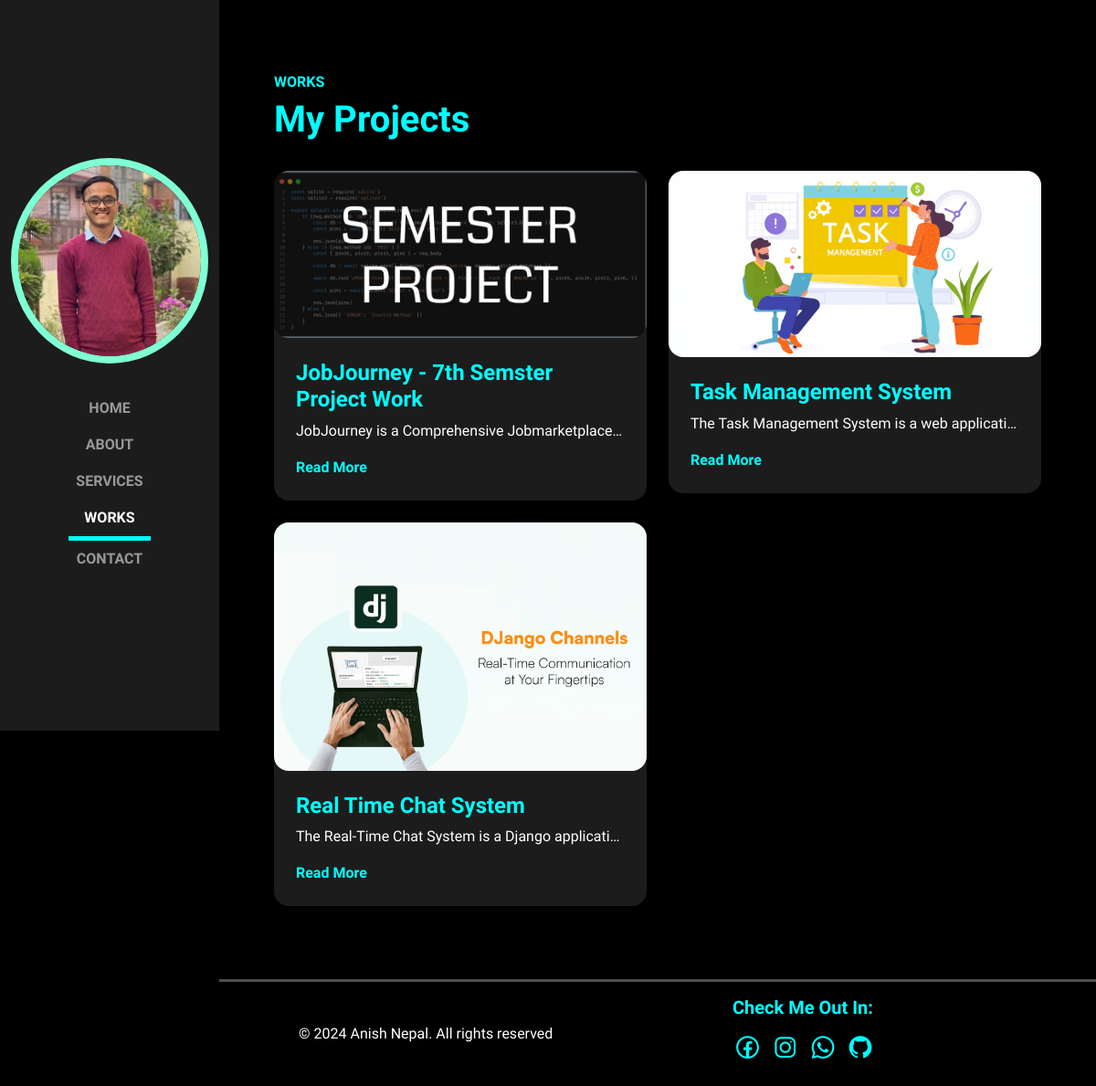
The page /works/ on the database as committed earlier.
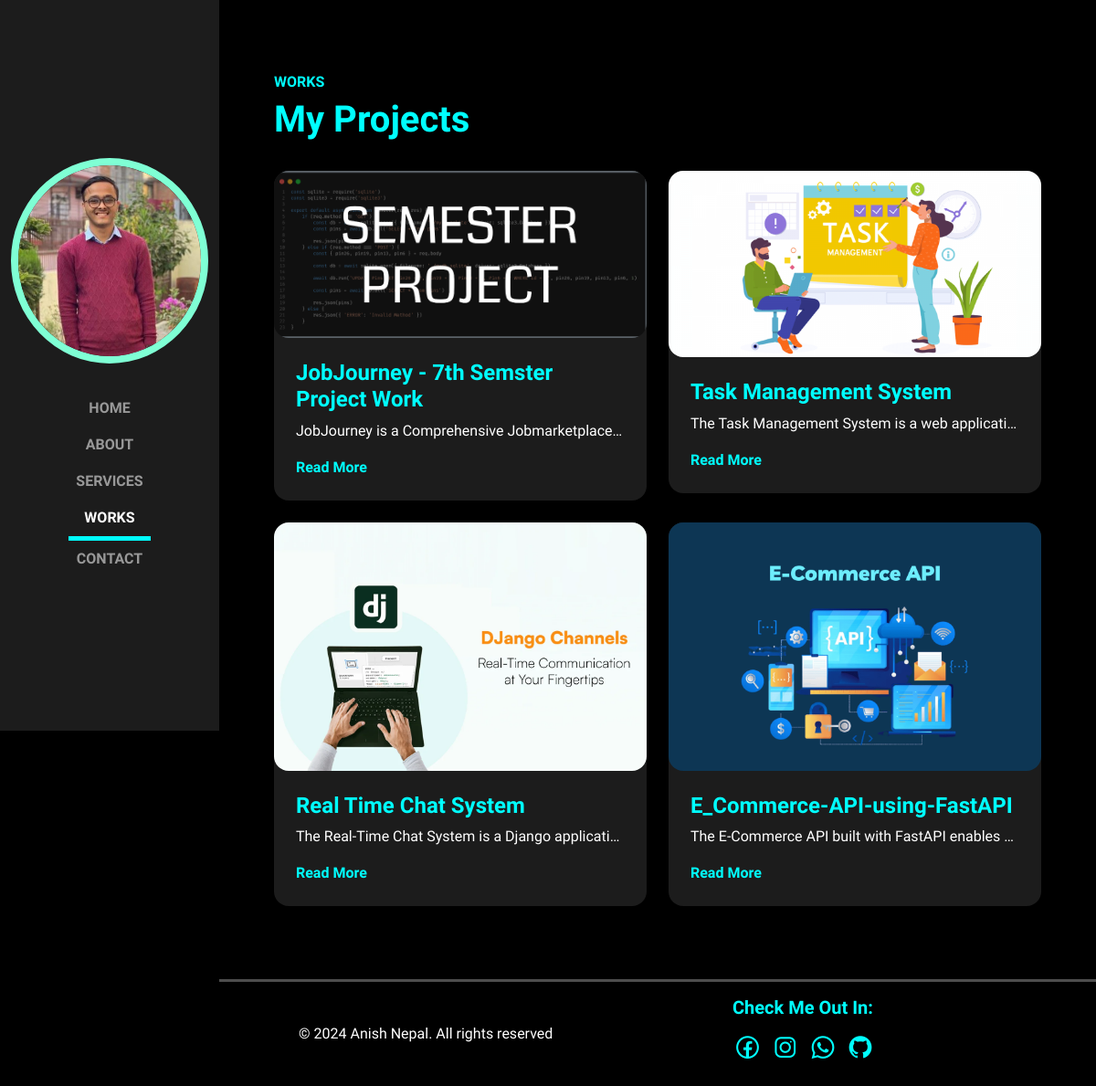
The same page on the database as committed later.
### myapp/models.py (models this page shows, shortened)
class Works(models.Model):
    image=models.ImageField(upload_to='image')
    work_title=models.CharField(max_length=255)
    description=models.TextField()

### myapp/views.py (the view)
# urls.py: path("works/", works, name="works"),
def works(request):
    data = Works.objects.all()
    return render(request, "myhtml/works.html", {"date": date, "data": data})

### myapp/templates/myhtml/works.html
{% extends "base.html" %} {% load static %} {% block content %}
<section class="px-lg-5 full-width">
  <div class="container">
    <div class="row pb-4" data-aos="fade-up">
      <div class="col-lg-8">
        <h6>WORKS</h6>
        <h1>My Projects</h1>
      </div>
    </div>
    <div class="row gy-4" data-aos="fade-up" data-aos-delay="300">
      {% for i in data %}
      <div class="col-md-6">
        <div class="rounded-4 card-custom shadow-effect">
          <div class="rounded-4 card-custom-image">
            <img class="rounded-4" src="{{i.image.url}}" alt="card" />
          </div>
          <div class="p-4 card-custom-content">
            <h4>{{i.work_title}}</h4>
            <p class="text-truncate">{{i.description}}</p>
            <a
              href="https://github.com/Anish-lm10"
              target="_blank"
              class="link-custom"
              >Read More</a
            >
          </div>
        </div>
      </div>
      {% endfor %}
    </div>
  </div>
</section>
{% endblock content %}

### myapp/templates/base.html (shortened to what this page needs)
<!DOCTYPE html>
{% load static %}
<html lang="en">
  <head>
    <link
      rel="stylesheet"
      href="https://cdn.jsdelivr.net/npm/alertifyjs@1.14.0/build/css/alertify.min.css"
    />
    <link
      rel="stylesheet"
      href="https://cdn.jsdelivr.net/npm/alertifyjs@1.14.0/build/css/themes/default.min.css"
    />
    <link rel="stylesheet" href="{% static 'css/bootstrap.min.css' %}" />
    <link rel="stylesheet" href="{% static 'css/aos.css' %}" />
    <link rel="stylesheet" href="{% static 'css/line-awesome.min.css' %}" />
    <link rel="stylesheet" href="{% static 'css/style.css' %}" />
  </head>
  <body>
    <nav class="navbar navbar-expand-lg navbar-dark fixed-top">
      <div class="container flex-lg-column">
        <a class="navbar-brand mx-lg-auto mb-lg-4" href="{% url 'home' %}">
          <img
            src="{% static 'images/photomy.jpg' %}"
            class="d-none d-lg-block rounded-circle"
            alt="my_photo"
          />
        </a>
        <div class="collapse navbar-collapse" id="navbarNav">
          <ul class="navbar-nav ms-auto flex-lg-column text-lg-center">
            <li class="nav-item">
              <a
                class="nav-link {% if request.path == '/' %} active {% endif %}"
                href="{% url 'home' %}"
                >Home</a
              >
            </li>
            <li class="nav-item">
              <a
                class="nav-link {% if request.path == '/about/' %} active {% endif %}"
                href="{% url 'about' %}"
                >About</a
              >
            </li>
            <li class="nav-item">
              <a
                class="nav-link {% if request.path == '/services/' %} active {% endif %}"
                href="{% url 'services' %}"
                >Services</a
              >
            </li>
            <li class="nav-item">
              <a
                class="nav-link {% if request.path == '/works/' %} active {% endif %}"
                href="{% url 'works' %}"
                >Works</a
              >
            </li>
            <li class="nav-item">
              <a
                class="nav-link {% if request.path == '/contact/' %} active {% endif %}"
                href="{% url 'contact' %}"
                >Contact</a
              >
            </li>
          </ul>
        </div>
      </div>
    </nav>
    <div id="content-wrapper">{% block content %} {% endblock content %}</div>
    <footer class="py-3">
      <div class="container">
        <div class="row justify-content-center align-items-center gy-2">
          <div class="col-lg-4">
            <p class="mb-0">&#169; {{date}} Anish Nepal. All rights reserved</p>
          </div>
          <div class="col-lg-4 ms-auto">
            <h5>Check Me Out In:</h5>
            <div class="social-links">
              <a
                href="https://www.facebook.com/anish.nepal.39"
                target="_blank"
                class="fb"
                ><i class="lab la-facebook"></i
              ></a>
              <a
                href="https://www.instagram.com/m3anish_10/?hl=en"
                target="_blank"
                class="insta"
                ><i class="lab la-instagram"></i
              ></a>
              <a href="tel: +9779867580175" target="_blank" class="wapp"
                ><i class="lab la-whatsapp"></i
              ></a>
              <a
                href="https://github.com/Anish-lm10"
                target="_blank"
                class="git"
                ><i class="lab la-github"></i
              ></a>
            </div>
          </div>
        </div>
      </div>
    </footer>
  </body>
</html>

### myapp/static/css/style.css (style rules this page uses)
:root { --sidebar-width: 240px; --font-base: "Bai Jamjuree"; }
body { background-color: black; color: white; font-family: var(--font-base), sans-serif; }
h1, h2, h3, h4, h5, h6 { color: aqua; font-weight: 700; }
a { text-decoration: none; transition: all 0.4s ease; color: aqua; }
img { width: 100%; }
.full-width { min-height: 100vh; height: 100%; display: flex; flex-direction: column; justify-content: center; padding-top: 80px; padding-bottom: 80px; border-bottom: 3px solid rgb(255, 255, 255, 0.3); }
.shadow-effect { transition: all 0.4s; }
.card-custom { background-color: #1c1c1c; }
.social-links { font-size: 33px; }
.navbar { background-color: #1c1c1c; }
.navbar .nav-link { font-weight: 700; text-transform: uppercase; }
.active { font-weight: 800; text-transform: uppercase; color: aqua; border-bottom: 5px solid aqua; }
@media (min-width: 992px) { .navbar { min-height: 100vh; width: var(--sidebar-width); background: #1c1c1c; } }
@media (min-width: 992px) { .navbar-brand img { border: 8px solid aquamarine; } }
@media (min-width: 992px) { #content-wrapper { padding-left: var(--sidebar-width); } }
.link-custom { font-weight: 700; position: relative; }

Rows that differ between the two databases and show on the page:
added Works: image (picture), work_title "E_Commerce-API-using-FastAPI", description "The E-Commerce API built with FastAPI enables…"
